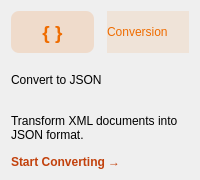
                <widget class="QFrame" name="cardJson">
                 <property name="minimumSize"><size><width>0</width><height>180</height></size></property>
                 <property name="class" stdset="0"><string>card</string></property>
                 <property name="styleSheet">
                    <string notr="true">
                        #iconJson { color: #ef6c00; background-color: rgba(239, 108, 0, 0.15); border-radius: 8px; }
                        #badgeJson { background-color: rgba(239, 108, 0, 0.1); color: #ef6c00; }
                        #btnConvertJson { background-color: transparent; color: #c2410c; border: none; font-weight: bold; text-align: left; }
                        #btnConvertJson:hover { text-decoration: underline; color: #9a3412; }
                        #cardJson:hover { border: 2px solid #ef6c00; background-color: rgba(239, 108, 0, 0.05); }
                    </string>
                 </property>
                 <layout class="QVBoxLayout" name="vLayout5">
                  <item>
                   <layout class="QHBoxLayout" name="hLayout5">
                    <item>
                     <widget class="QLabel" name="iconJson">
                      <property name="class" stdset="0"><string>iconLabel</string></property>
                      <property name="text"><string>{ }</string></property>
                      <property name="fixedSize"><size><width>45</width><height>45</height></size></property>
                      <property name="alignment"><set>Qt::AlignCenter</set></property>
                      <property name="font"><font><pointsize>14</pointsize><bold>true</bold></font></property>
                     </widget>
                    </item>
                    <item><spacer name="s5"><property name="orientation"><enum>Qt::Horizontal</enum></property></spacer></item>
                    <item>
                     <widget class="QLabel" name="badgeJson">
                      <property name="class" stdset="0"><string>badgeLabel</string></property>
                      <property name="text"><string>Conversion</string></property>
                     </widget>
                    </item>
                   </layout>
                  </item>
                  <item>
                   <widget class="QLabel" name="title5">
                    <property name="class" stdset="0"><string>cardTitle</string></property>
                    <property name="text"><string>Convert to JSON</string></property>
                   </widget>
                  </item>
                  <item>
                   <widget class="QLabel" name="desc5">
                    <property name="class" stdset="0"><string>cardDesc</string></property>
                    <property name="text"><string>Transform XML documents into JSON format.</string></property>
                    <property name="wordWrap"><bool>true</bool></property>
                   </widget>
                  </item>
                  <item>
                   <widget class="QPushButton" name="btnConvertJson">
                    <property name="class" stdset="0"><string>actionBtn</string></property>
                    <property name="text"><string>Start Converting →</string></property>
                    <property name="cursor"><cursorShape>PointingHandCursor</cursorShape></property>
                   </widget>
                  </item>
                 </layout>
                </widget>
